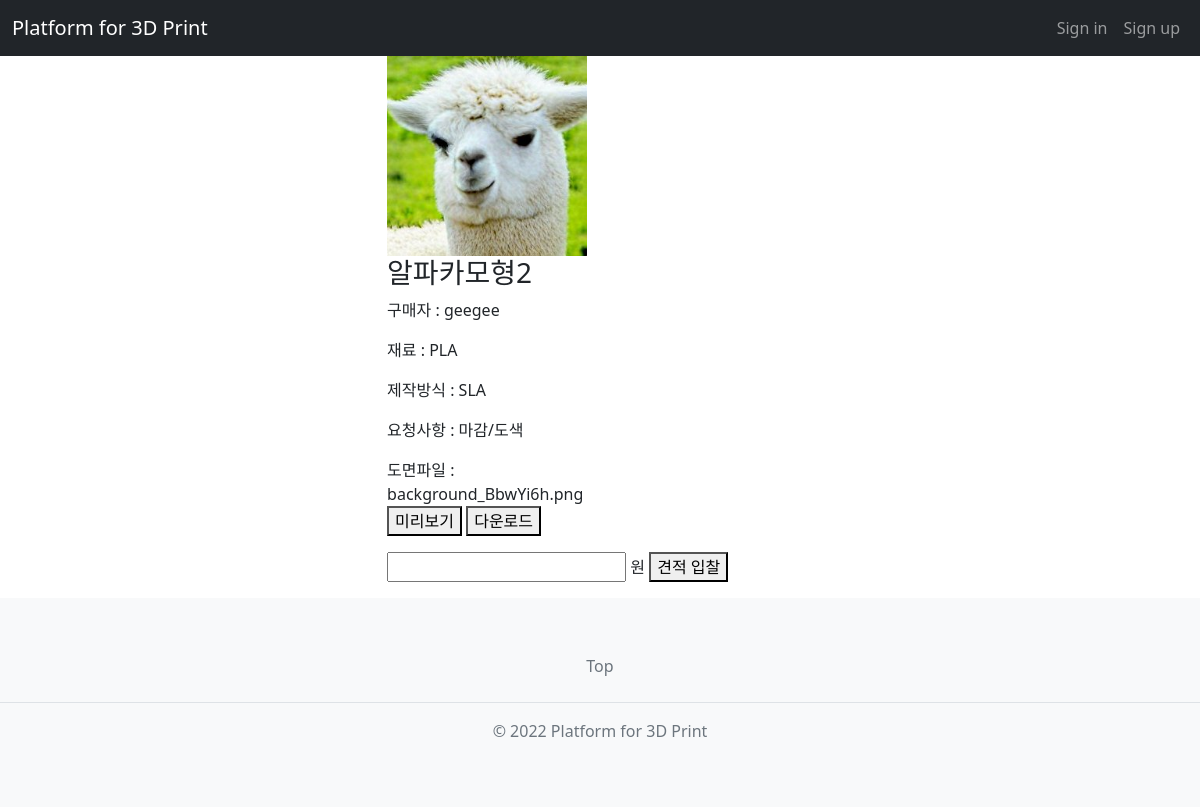
Page /sell/bid_board/97ae967e-6d56-42c0-9a15-9d886d284048 on the earlier database version.
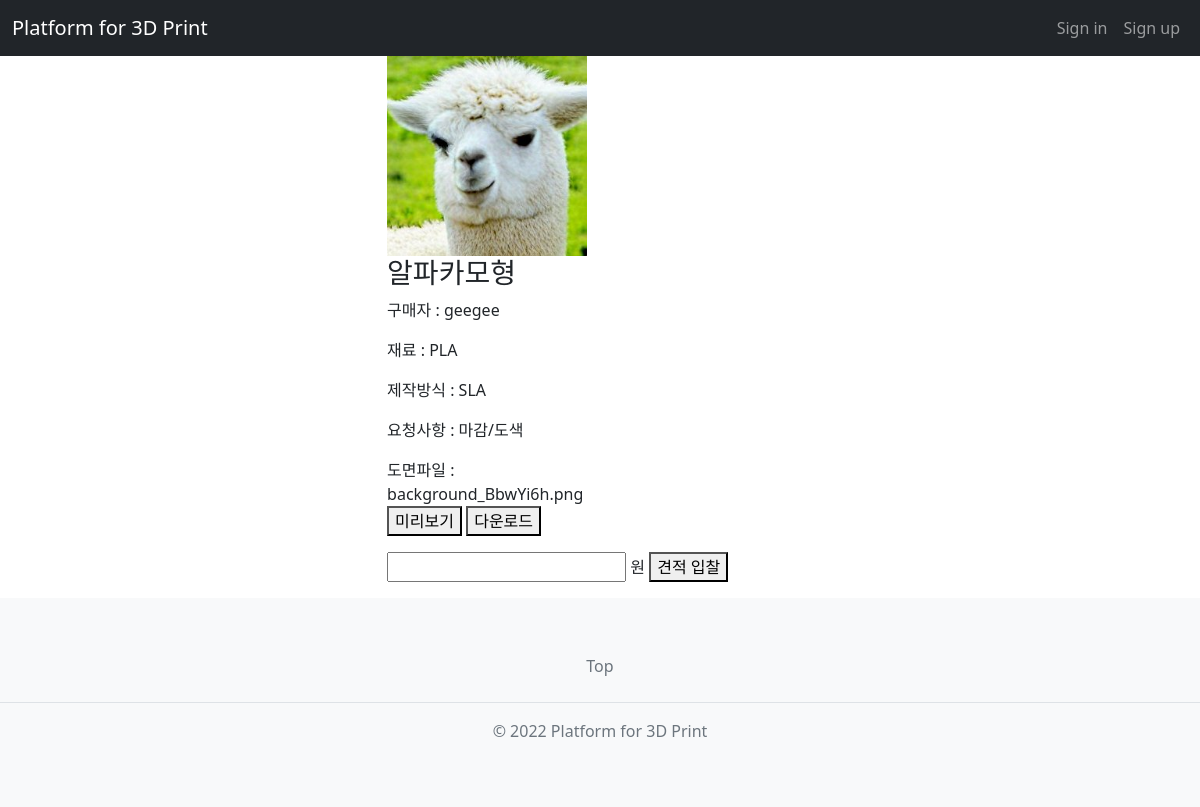
Same page on the later database version.
### trade/models.py (models this page shows)
class Estimate(models.Model):
    estimate_id = models.UUIDField(primary_key=True, default=uuid.uuid4, editable=False)
    buyer_id = models.ForeignKey(User, on_delete=models.CASCADE)
    project_name = models.CharField(max_length=200)
    material = models.CharField(max_length=15)
    method = models.CharField(max_length=15)
    pieces = models.IntegerField()
    detail = models.TextField()
    drawing = models.FileField()
    reg_date = models.DateTimeField()
    canBid = models.BooleanField(default=True)

### common/models.py (models this page shows)
class User(AbstractUser):
    flag = models.CharField(max_length=20)
    last_name = None
    TEL = models.CharField(max_length=20)
    address = models.CharField(max_length=100)
    equipment_id1 = models.CharField(max_length=50, blank=True)
    equipment_id2 = models.CharField(max_length=50, blank=True)
    equipment_id3 = models.CharField(max_length=50, blank=True)
    equipment_id4 = models.CharField(max_length=50, blank=True)
    equipment_id5 = models.CharField(max_length=50, blank=True)

### sell/views.py (the view, shortened to what this page needs)
# urls.py: path('bid_board/<uuid:estimate_id>', views.estimate_detail, name='estimate_detail'),
def estimate_detail(request, estimate_id):
    estimate = Estimate.objects.get(pk=estimate_id)
    try:
        Bid.objects.get(seller_id=request.user, estimate_id=estimate)
        isUpdate = True
    except:
        isUpdate = False
    return render(request, "seller/temp/29_판매경매품목상세.html", { "estimate": estimate, "isUpdate": isUpdate })

### templates/seller/temp/29_판매경매품목상세.html (shortened to what this page needs)
{% extends 'base.html' %}
{% block content %}
		<div id="page">
                <section class="wrapper style1">
                    <div class="container">
                        <section class="col-6 col-12-narrower">
                            <div class="box post">
                                <a href="#" class="image left"><img src="{{estimate.drawing.url}}" alt="" style="width: 200px;" /></a>
                                <div class="inner">
                                    <h3>{{ estimate.project_name }}</h3>
                                    <p>구매자 : {{ estimate.buyer_id}}</p>
                                    <p>재료 : {{ estimate.material }}</p>
                                    <p>제작방식 : {{ estimate.method }}</p>
                                    <p>요청사항 : {{ estimate.detail }}</p>
                                    <p>도면파일 : {{ estimate.drawing }}
                                        <button>미리보기</button>
                                        <button>다운로드</button>
                                    </p>
                                </div>
                            </div>
                        </section>
                    </div>
                </section>
				<section id="cta" class="wrapper style3">
					<div class="container">
						<header>
                            <form method='post'>
                                <input type="number" name="price" id="price"> 원</input>
                                <button type="submit" onclick="javascript:btn()">
                                    {% if isUpdate %}
                                        견적 수정
                                    {% else %}
                                        견적 입찰
                                    {% endif %}</button>
                            </form>
						</header>
					</div>
				</section>
        </div>
{% endblock %}

Differences in the rows shown:
changed Estimate "PLA": project_name "알파카모형2" → "알파카모형"
